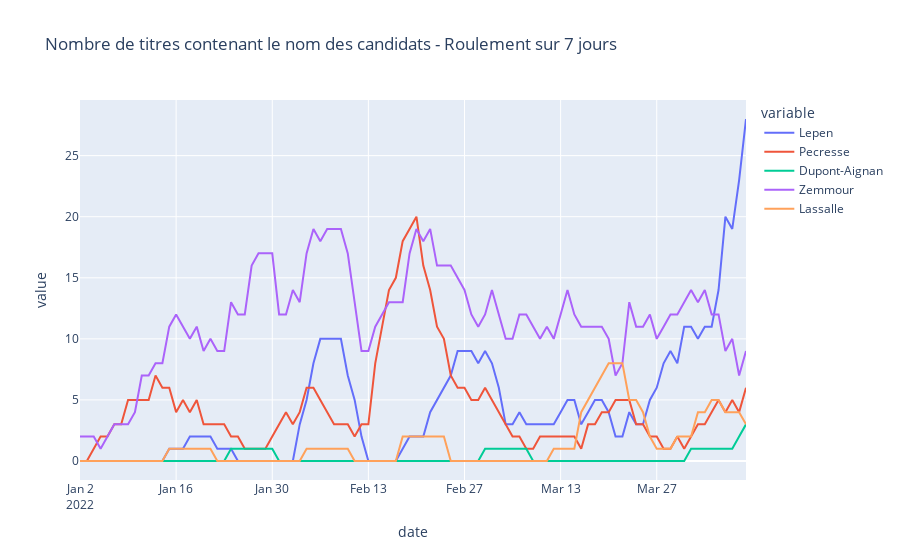

Source (notebook cell):
### Code cell
rs_df_01_04.plot(x='date', y=right_candidates, title = "Nombre de titres contenant le nom des candidats - Roulement sur 7 jours")
